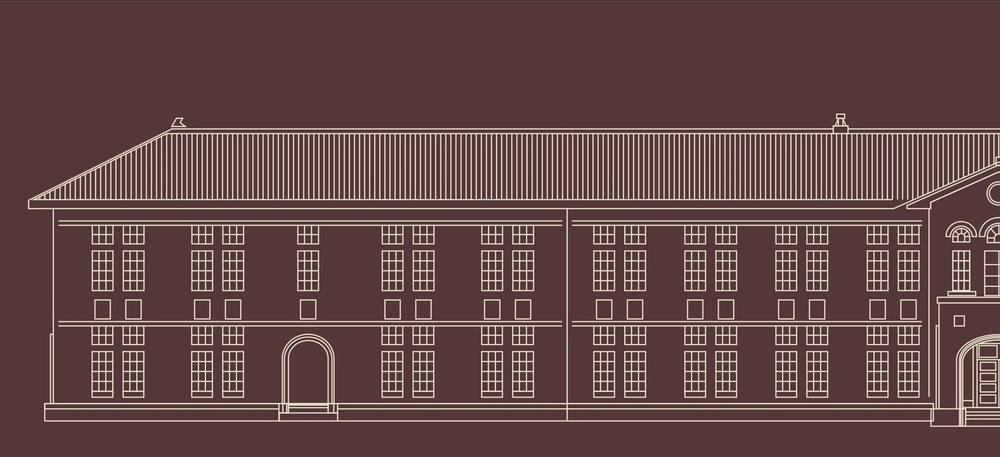
#> input picture Surveying-Camp/web-picture/picture_screenshot.jpg, 1000 x 457 px, shrunk from 1476 x 675 before the run, found by its file name
$ python symmetry.py
#> lines starting #> are read from the running program, lines starting #| are printed output that depends on the picture
import cv2
import numpy as np

#img = cv2.imread("C:\\Users\\user\\Documents\\code_git\\Surveying-Camp\\web_picture\\picture_raw.jpg")
img = cv2.imread("C:\\Users\\user\\Documents\\code_git\\Surveying-Camp\\web_picture\\picture_screenshot.jpg")
#> img is the input picture: shape (457, 1000, 3); mean B, G, R 71.4, 72.5, 98.8
img_new = np.zeros((img.shape[0], img.shape[1]*2, img.shape[2]), np.uint8)

for i in range(img.shape[0]):
    for j in range(img.shape[1]):
        img_new[i][j] = img[i][j]
        img_new[i][img.shape[1]*2-j-1] = img[i][j]
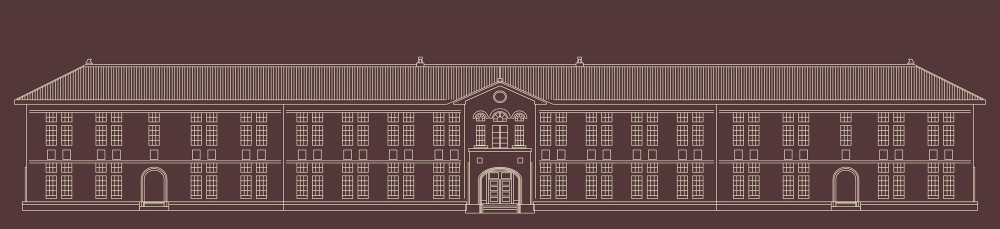
#> img_new: shape (457, 2000, 3) (shown at 1/2 size); mean B, G, R 71.4, 72.5, 98.8

'''
cv2.imshow("img", img)
while True:
    if cv2.waitKey(0) == ord('q'):
        break
cv2.imshow("img", img_new)
while True:
    if cv2.waitKey(0) == ord('q'):
        break
'''
cv2.imwrite("C:\\Users\\user\\Documents\\code_git\\Surveying-Camp\\web_picture\\picture_symmetry.jpg", img_new)

$ run again, with Surveying-Camp/web-picture/picture_raw.jpg copied over Surveying-Camp/web-picture/picture_screenshot.jpg
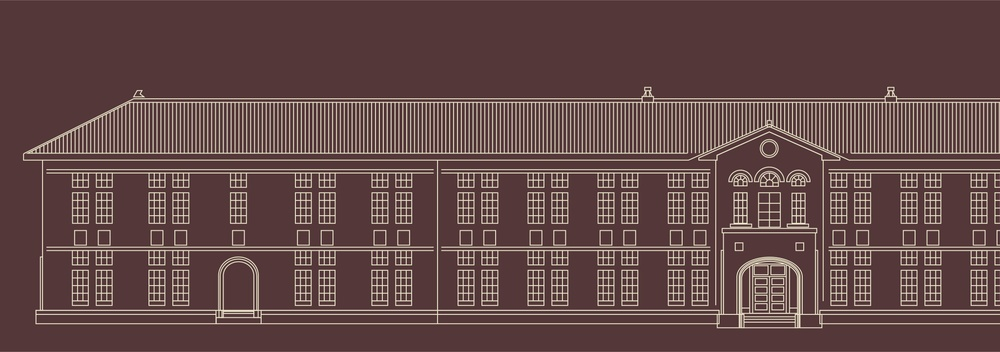
#> input picture Surveying-Camp/web-picture/picture_raw.jpg, 1000 x 352 px, shrunk from 4096 x 1440 before the run, found by its file name
#> img is the input picture: shape (352, 1000, 3); mean B, G, R 72, 73.1, 99.5
#> after the loop `for i in range(img.shape[0]):`:
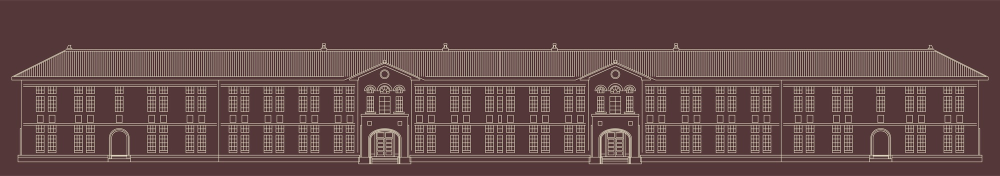
#> img_new: shape (352, 2000, 3) (shown at 1/2 size); mean B, G, R 72, 73.1, 99.5
